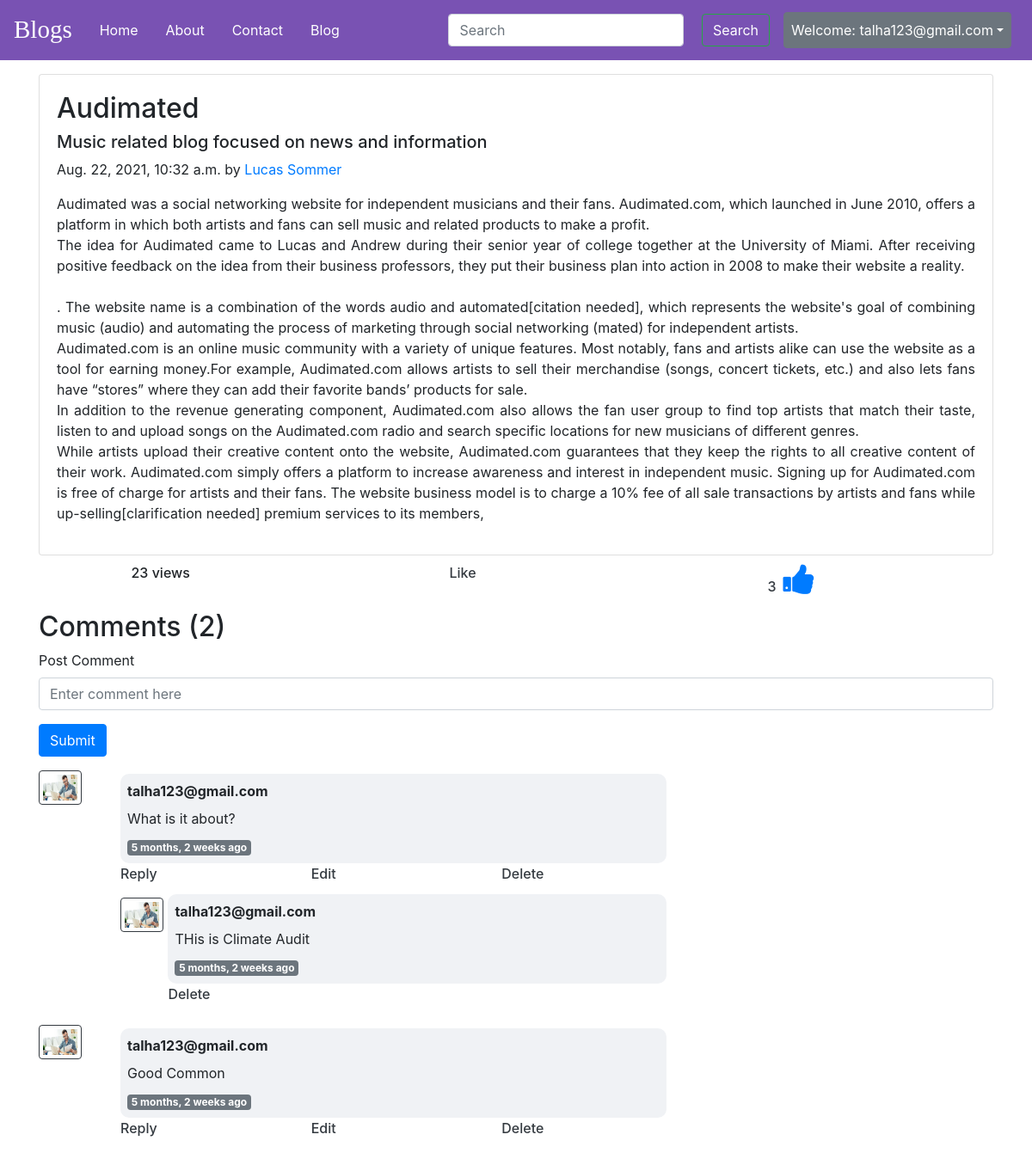
Page /blog/blogsss/Music related blog focused on news and information (signed in) on the committed database.
### blog/models.py (models this page shows, shortened)
class Post(models.Model):
    sno = models.AutoField(primary_key=True)
    title = models.CharField(max_length=255)
    author = models.CharField(max_length=44)
    slug = models.CharField(max_length=130)
    timeStamp = models.DateTimeField(blank=True)
    content = models.TextField()
    likes = models.ManyToManyField(User, related_name='likee')
    def __str__(self):
        return self.title + " by " + self.author

class BlogComment(models.Model):
    sno = models.AutoField(primary_key=True)
    comment = models.CharField(max_length=500)
    user = models.ForeignKey(User, on_delete=models.CASCADE)
    post = models.ForeignKey(Post, on_delete=models.CASCADE)
    parent = models.ForeignKey('self', on_delete=models.CASCADE, null=True)
    timestamp = models.DateTimeField(default=now)

### blog/views.py (the view)
# urls.py: path('blogsss/<str:slug>',views.blogsss, name="blogsss"),
def blogsss(request,slug):
    post=Post.objects.filter(slug=slug).first()
    comments= BlogComment.objects.filter(post=post, parent=None)
    replies = BlogComment.objects.filter(post=post).exclude(parent=None)
    replyDict={}
    post_like = Post.objects.get(slug=slug)
    print(post_like)
    ta = post_like.likes.filter(id=request.user.id).exists()
    print(ta)
    if post_like.likes.filter(id=request.user.id).exists():
        post_like.likes.remove(request.user)
    else:
        post_like.likes.add(request.user)
        post_like.save()
    total_likes = post_like.likes.count()
    for reply in replies:
        if reply.parent.sno not in replyDict.keys():
            replyDict[reply.parent.sno]=[reply]
        else:
            replyDict[reply.parent.sno].append(reply)
    context={'post':post, 'comments': comments, 'user': request.user, 'replyDict': replyDict,'like':total_likes,'ta':ta}
    return render(request, "blog/blogss.html", context)

### blog/templatetags/get_dict.py (called while the page is built)
@register.filter(name='get_val')
def get_val(dict, key):
    return dict.get(key)

### blog/templates/blog/blogss.html (shortened to what this page needs)
{% extends 'base.html' %}
{% block body %}
{% load humanize %}
{% load get_dict %}
<div class="container my-3">
    <div class="card">
        <div class="card-body">
    <h2 class="blog-post-title">{{post.title}}</h2>
    <h5 class="blog-post-title">{{post.slug}}</h5>
    <p class="blog-post-meta">{{post.timeStamp}} by <a href="#">{{post.author}}</a></p>
    <p class="text-justify">{{post.content|safe}}</p>
</div></div>
<div class="container">
<div class="row mt-2">
    <div class="offset-md-1 col-md-3 col-sm-4" style="font-weight: 500">
        23 views
    </div>
    <div class="offset-md-1 col-md-3 col-sm-4" style="font-weight: 500">
        {% if ta == True %}
        <form action="/blog/blogsss/{{post.slug}}" method="POST">
    {% csrf_token %}
    <a href="#" onclick="this.parentNode.submit();" class="repdel " style="font-weight: 500; color: blue;">Like</a>
  </form>
  {% else %}
  <form action="/blog/blogsss/{{post.slug}}" method="POST">
    <a href="#" onclick="this.parentNode.submit();" class="repdel text-dark" style="font-weight: 500;">Like</a>
  </form>
  {% endif %}
    </div>
    {% if like == 0 %}
    {% else %}
    <div class="offset-md-1 col-md-3 col-sm-4">
          <span><p class="d-inline text-dark mr-2 mt-0" style="font-weight: 500">{{like}}</p><i class="fa fa-thumbs-up text-primary" style="font-size:40px;"></i></span>
      </div>
      {% endif %}
    </div>
</div>
</div>
<div class="container">
    <h2> Comments ({{comments.count}}) </h2>
    <div class="my-2">
        {% if user.is_authenticated %}
        <form action="/blog/postComment" method="post">
            <div class="form-group">
                <label for="exampleInputEmail1">Post Comment </label>
                <input type="text" class="form-control" name="comment" placeholder="Enter comment here">
            </div>
            <button type="submit" class="btn btn-primary">Submit</button>
        </form>
        {% else %}
        Please login to post a comment
        {% endif %}
    </div>
    {% for comment in comments %}
    <div class="row my-3">
        <div class="col-md-1 col-lg-1 col-sm-1">
            <img src="/static/img/down.jpg" height="40" width="50" class="border-dark border rounded p-1" alt="user">
        </div>
        <div class="col-md-10 col-lg-7 col-sm-12">
            <div class="borders mt-1 p-2">
            <b> {{comment.user.username}} </b>
            <div class="my-2">{{comment.comment}}</div>
            <span class="badge badge-secondary ">{{comment.timestamp| naturaltime}}</span>
        </div>
            <div class="reply mx-0">
                {% if user.is_authenticated %}
                <div class="row commentt">
                    <div class="col-md-4 col-sm-4">
                <a class="collaps text-dark" type="button" data-toggle="collapse" data-target="#replyBox{{comment.sno}}" style="font-weight: 500">
                    Reply
                </a></div>
                 <div class="col-md-4 col-sm-4">
                    <form action="/blog/edit/{{comment.sno}}" method="POST">
                   <a href="#" onclick="this.parentNode.submit();" class="repdel text-dark" style="font-weight: 500">Edit</a>
                </form>
                </div>
                <div class="col-lg-4 col-md-4 col-sm-4">
            <form action="/blog/delete/{{comment.sno}}" method="POST">{% csrf_token %}
          <a href="#" onclick="this.parentNode.submit();" class="repdel text-dark" style="font-weight: 500">Delete</a>
</form></div>
</div>
                {% else %}
                <button class="btn btn-sm btn-primary" type="button" data-toggle="collapse" data-target="#replyBox{{comment.sno}}" aria-expanded="false" aria-controls="replyBox{{comment.sno}}">
                    Login to reply
                </button>
                {% endif %}
                <div class="replies my-2 ">
                    {% for reply in replyDict|get_val:comment.sno %}
                    <div class="row my-2">
                        <div class="col-md-1 col-lg-1 col-sm-1">
                            <img class="rounded my-2 border border-dark p-1 " height="40" width="50" src="/static/img/down.jpg" alt="user">
                        </div>
                              <div class="col-md-11 col-lg-11 col-sm-12">
                                <div class="borders mt-1 p-2">
                                <b> {{reply.user.username}} </b>
                                 <div class="my-2">{{reply.comment}}</div>
                                <span class="badge badge-secondary ">{{reply.timestamp| naturaltime}}</span>
                               </div>
                 <form action="/blog/deletep/{{reply.sno}}" method="POST">{% csrf_token %}
        <a href="#" onclick="this.parentNode.submit();" class="repdel text-dark" style="font-weight: 500">Delete</a>
    </form>
                            </div>
                      </div>
                    {% endfor %}
                </div>
            </div>
        </div>
    </div>
    {% endfor %}
</div>
{% endblock %}

### home/templates/base.html (shortened to what this page needs)
<!doctype html>
<html lang="en">
  <head>
    <link rel="stylesheet" href="https://stackpath.bootstrapcdn.com/bootstrap/4.5.2/css/bootstrap.min.css">
<link rel="stylesheet" href="https://cdnjs.cloudflare.com/ajax/libs/font-awesome/4.7.0/css/font-awesome.min.css">
  </head>
  <body>
    <header>
    <nav class="navbar navbar-expand-lg navbar-light text-white">
        <a class="navbar-brand text-white" href="">Blogs</a>
        <div class="collapse navbar-collapse" id="navbarSupportedContent">
          <ul class="navbar-nav mr-auto">
            <li class="nav-item {% block homeactive %}  {% endblock homeactive %}">
              <a class="nav-link text-white mx-2" href="/">Home <span class="sr-only">(current)</span></a>
            </li>
            <li class="nav-item {% block aboutactive %}  {% endblock aboutactive %}" >
              <a class="nav-link text-white mx-2" href="/about">About</a>
            </li>
            <li class="nav-item {% block contactactive %}  {% endblock contactactive %} ">
              <a class="nav-link text-white mx-2" href="/contact">Contact</a>
            </li>
            <li class="nav-item {% block blogactive %}  {% endblock blogactive %} ">
              <a class="nav-link text-white mx-2" href="/blog">Blog</a>
            </li>
          </ul>
          <div class="ml-auto form-inline ">
{% if user.is_authenticated %}
 <form method="get" action="/search" class="my-2 my-lg-0 mx-3">
            <input class="form-control mr-sm-2" type="search" placeholder="Search" aria-label="Search" name="query" id="query">
            <button class="btn btn-outline-success ml-2 text-white" type="submit">Search</button>
          </form>
<ul class="navbar-nav mr-2">
<li class="nav-item dropdown">
<a class=" btn btn-secondary nav-link dropdown-toggle text-white" href='#' id="navbarDropdown" role="button" data-toggle="dropdown"> Welcome: {{user.username}}</a>
      </li>
      </ul>
      </div>
{% endif %}
        </div>
      </nav>
    </header>
  {% load socialaccount %}
      {% block body %}  {% endblock body %}
  </body>
</html>

### home/templates/base.html (style rules this page uses)
.commentt a { text-decoration: none; }
form .repdel { text-decoration: none; }
header .navbar { background-color: #7952B3; }
header .navbar-brand { font-family: 'Brush Script MT', cursive; font-size: 29px; }
.borders { background-color: #F0F2F5; border-radius: 10px; }

### rows in the picture
Post: title "Audimated", slug "Music related blog focused on news and information", timeStamp "Aug. 22, 2021, 10:32 a.m.", author "Lucas Sommer", content "Audimated was a social networking website for independent musicians and their fans. Audimated.com, which launched in June 2010, offers a platform in which both artists and fans can sell music and related products to make a profit. The idea for Audimated came to Lucas and Andrew during their senior year of college together at the University of Miami. After receiving positive feedback on the idea from their business professors, they put their business plan into action in 2008 to make their website a reality. . The website name is a combination of the words audio and automated[citation needed], which represents the website's goal of combining music (audio) and automating the process of…"
BlogComment: user.username "talha123@gmail.com", comment "What is it about?", timestamp "5 months, 2 weeks ago"
BlogComment: user.username "talha123@gmail.com", comment "THis is Climate Audit", timestamp "5 months, 2 weeks ago"
BlogComment: user.username "talha123@gmail.com", comment "Good Common", timestamp "5 months, 2 weeks ago"

### other values in the picture
{{ user.username }} "talha123@gmail.com"
{{ like }} "3"
{{ comments.count }} "2"
